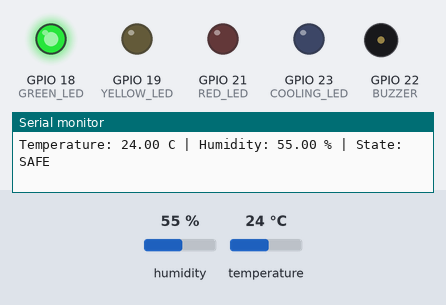
Bench run of a sketch on a simulated ESP32. Parts: output pins drawn as LEDs (lit = HIGH), buzzer (waves = sounding), the last lines printed to the serial monitor. The test bench sets the inputs (shaded band); at power-on: humidity 55 %, temperature 24 °C.

Above: at 2.8 s.
2.9 s: humidity set to 36 %
5.6 s: humidity set to 33 %
At 6.9 s:
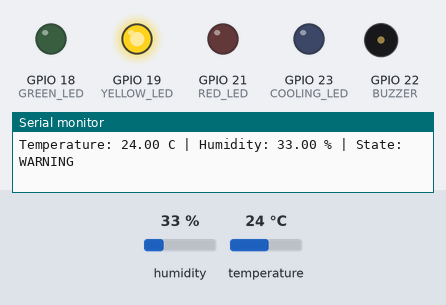
8.3 s: temperature set to 15.3 °C
11.3 s: temperature set to 14.6 °C
At 13.1 s:
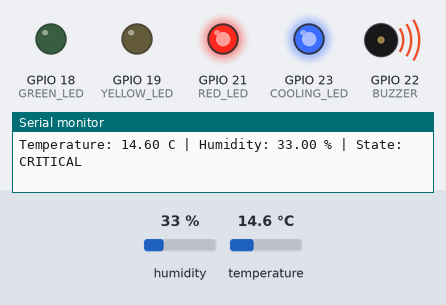
14.0 s: temperature set to 19 °C
At 14.8 s:
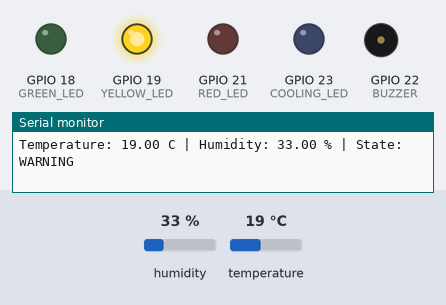
16.7 s: humidity set to 26 %
19.4 s: humidity set to 23 %
At 21.0 s:
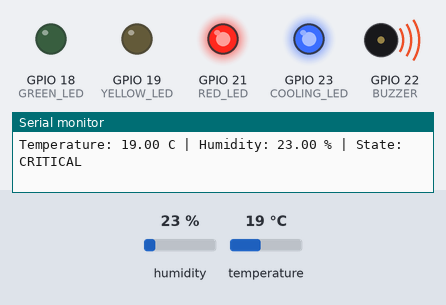
Timing chart, 0 to 22.5 s (numbered marks = the images above; inputs shaded):
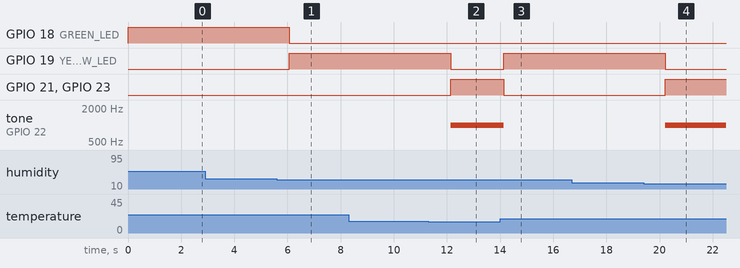

Measured:
- the behaviour switches between 35 and 34 % on humidity (found by bisection; images 0 and 1)
- the behaviour switches between 15 and 14.9 °C on temperature (found by bisection; images 1 and 2)
- the behaviour switches between 25 and 24 % on humidity (found by bisection; images 3 and 4)
- after the input at 5.6 s, GPIO 18 (GREEN_LED): HIGH → LOW after 0.46 s; GPIO 19 (YELLOW_LED): LOW → HIGH after 0.46 s
- after the input at 11.3 s, GPIO 19 (YELLOW_LED): HIGH → LOW after 0.84 s; GPIO 21 (RED_LED), GPIO 23 (COOLING_LED): LOW → HIGH after 0.84 s; tone on GPIO 22 (BUZZER): silent → 1000 Hz after 0.84 s
- after the input at 14.0 s, GPIO 19 (YELLOW_LED): LOW → HIGH after 0.15 s; GPIO 21 (RED_LED), GPIO 23 (COOLING_LED): HIGH → LOW after 0.15 s; tone on GPIO 22 (BUZZER): 1000 Hz → silent after 0.15 s
- after the input at 19.4 s, GPIO 19 (YELLOW_LED): HIGH → LOW after 0.82 s; GPIO 21 (RED_LED), GPIO 23 (COOLING_LED): LOW → HIGH after 0.82 s; tone on GPIO 22 (BUZZER): silent → 1000 Hz after 0.82 s

The sketch:

sketch.ino
```cpp
#include "DHT.h"

// DHT22 sensor is connected to pin 2 on the ESP32
#define DHTPIN 2
#define DHTTYPE DHT22

// Output pins - each LED shows a different safety condition
#define GREEN_LED 18    // on when environment is safe
#define YELLOW_LED 19   // on when conditions are getting concerning
#define RED_LED 21      // on when conditions are dangerous or sensor fails
#define BUZZER 22       // makes noise during critical or sensor error
#define COOLING_LED 23  // turns on to simulate cooling system in critical state

// Create the sensor object so we can read from it later
DHT dht(DHTPIN, DHTTYPE);

// These are the four states our system can be in at any time
enum State {
  SAFE,
  WARNING,
  CRITICAL,
  SENSOR_ERROR
};

// System starts in SAFE when first powered on
State currentState = SAFE;

// We used two bands of thresholds based on general lab storage guidelines
// Anything inside the ideal range = SAFE
// Between ideal and critical = WARNING
// Outside critical = CRITICAL

// Temperature (Celsius)
const float IDEAL_TEMP_MIN = 18.0;
const float IDEAL_TEMP_MAX = 28.0;
const float CRITICAL_TEMP_MIN = 15.0;
const float CRITICAL_TEMP_MAX = 30.0;

// Humidity (%)
const float IDEAL_HUMIDITY_MIN = 35.0;
const float IDEAL_HUMIDITY_MAX = 65.0;
const float CRITICAL_HUMIDITY_MIN = 25.0;
const float CRITICAL_HUMIDITY_MAX = 75.0;

// Warning timer - if conditions stay in warning range for too long
// the system escalates to critical even if thresholds are not fully crossed
// 30 seconds gives staff enough time to respond before it becomes dangerous
const unsigned long WARNING_TIMEOUT = 30000; // 30 seconds in milliseconds
unsigned long warningStartTime = 0;          // records when warning first started
bool warningTimerStarted = false;            // tracks whether timer is running


void setup() {
  // Start serial so we can see readings in the monitor while testing
  Serial.begin(9600);

  // Start the DHT22 sensor
  dht.begin();

  // Tell the ESP32 these pins are outputs (sending signals out)
  pinMode(GREEN_LED, OUTPUT);
  pinMode(YELLOW_LED, OUTPUT);
  pinMode(RED_LED, OUTPUT);
  pinMode(BUZZER, OUTPUT);
  pinMode(COOLING_LED, OUTPUT);

  Serial.println("Smart Lab Environmental Preservation System Started");
}


void loop() {
  // Read temperature and humidity from the sensor every second
  float temperature = dht.readTemperature();
  float humidity = dht.readHumidity();

  // Decide which state we should be in based on the readings
  updateState(temperature, humidity);

  // Turn on the correct LED and buzzer for the current state
  actOnState();

  // Print everything to serial so we can monitor what is happening
  Serial.print("Temperature: ");
  Serial.print(temperature);
  Serial.print(" C | Humidity: ");
  Serial.print(humidity);
  Serial.print(" % | State: ");
  Serial.println(getStateName(currentState));

  // Wait 1 second before reading again
  delay(1000);
}


void updateState(float temperature, float humidity) {

  // First thing we check is whether the sensor data is even valid
  // isnan means the sensor returned nothing useful
  // We also catch physically impossible values like negative humidity
  // If anything looks wrong, go straight to SENSOR_ERROR and stop
  if (isnan(temperature) || isnan(humidity) ||
      temperature < -40 || temperature > 80 ||
      humidity < 0 || humidity > 100) {
    currentState = SENSOR_ERROR;
    warningTimerStarted = false; // reset timer if sensor fails
    return;
  }

  // Check if conditions have gone past the outer critical boundary
  // We check this first because critical always takes priority over warning
  bool criticalCondition =
    (temperature < CRITICAL_TEMP_MIN || temperature > CRITICAL_TEMP_MAX ||
     humidity < CRITICAL_HUMIDITY_MIN || humidity > CRITICAL_HUMIDITY_MAX);

  // Check if conditions are outside the ideal range but not yet critical
  // Both temperature and humidity are checked together here
  // this is what we mean by sensor fusion in our report
  bool warningCondition =
    (temperature < IDEAL_TEMP_MIN || temperature > IDEAL_TEMP_MAX ||
     humidity < IDEAL_HUMIDITY_MIN || humidity > IDEAL_HUMIDITY_MAX);

  // Now assign the state based on what we found above
  if (criticalCondition) {
    // Conditions are already past the critical boundary
    // go straight to critical and reset the warning timer
    currentState = CRITICAL;
    warningTimerStarted = false;
  }
  else if (warningCondition) {
    // Conditions are in the warning range
    // Start the timer the first time we enter warning
    if (!warningTimerStarted) {
      warningStartTime = millis(); // record the time warning started
      warningTimerStarted = true;
      Serial.println("Warning timer started - will escalate if conditions persist");
    }

    // If warning has been going on for more than 30 seconds
    // escalate to critical because prolonged unsafe conditions
    // are dangerous for chemical storage even if not immediately critical
    if (millis() - warningStartTime > WARNING_TIMEOUT) {
      currentState = CRITICAL;
      Serial.println("Warning persisted too long - escalating to CRITICAL");
    } else {
      currentState = WARNING;
    }
  }
  else {
    // Everything is back to normal, reset to safe and clear the timer
    currentState = SAFE;
    warningTimerStarted = false;
  }
}


void actOnState() {

  // Turn everything off first so we start clean each cycle
  // this stops multiple LEDs accidentally staying on
  digitalWrite(GREEN_LED, LOW);
  digitalWrite(YELLOW_LED, LOW);
  digitalWrite(RED_LED, LOW);
  digitalWrite(COOLING_LED, LOW);
  noTone(BUZZER);

  switch (currentState) {

    case SAFE:
      // All good, just green light on
      digitalWrite(GREEN_LED, HIGH);
      break;

    case WARNING:
      // Something is off but not dangerous yet, yellow light as a heads up
      // timer is running in the background counting how long this lasts
      digitalWrite(YELLOW_LED, HIGH);
      break;

    case CRITICAL:
      // Dangerous conditions detected, either threshold was crossed
      // or warning lasted too long without returning to safe
      // Red light and buzzer to alert anyone nearby
      // Blue LED also turns on to simulate the cooling/ventilation system
      // kicking in automatically to protect the chemicals
      digitalWrite(RED_LED, HIGH);
      digitalWrite(COOLING_LED, HIGH);
      tone(BUZZER, 1000); // continuous alarm at 1000Hz
      break;

    case SENSOR_ERROR:
      // Something is wrong with the sensor itself
      // We blink the red LED instead of keeping it solid
      // so it looks different from a real critical condition
      // short beeps on the buzzer to signal a fault not an emergency
      digitalWrite(RED_LED, HIGH);
      delay(200);
      digitalWrite(RED_LED, LOW);
      delay(200);
      tone(BUZZER, 500, 100); // short 500Hz beep
      break;
  }
}


// Just converts the state into a word for the serial monitor
// makes it easier to read during testing
String getStateName(State state) {
  switch (state) {
    case SAFE:         return "SAFE";
    case WARNING:      return "WARNING";
    case CRITICAL:     return "CRITICAL";
    case SENSOR_ERROR: return "SENSOR_ERROR";
    default:           return "UNKNOWN";
  }
}
```
